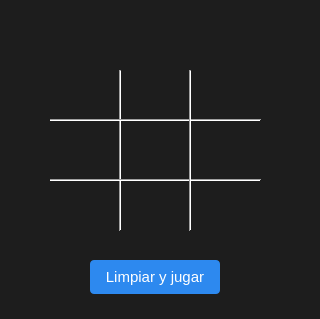
<?xml version="1.0" encoding="UTF-8"?>
<ui version="4.0">
 <class>MainWindow</class>
 <widget class="QMainWindow" name="MainWindow">
  <property name="geometry">
   <rect>
    <x>0</x>
    <y>0</y>
    <width>320</width>
    <height>319</height>
   </rect>
  </property>
  <property name="windowTitle">
   <string>TaTeTi - Facundo</string>
  </property>
  <property name="styleSheet">
   <string notr="true">QWidget#centralwidget{
background: #1d1d1d;
}

QPushButton{
background-color: transparent;
border: none;
color: white;
font-size: 24px;
}

QPushButton#btnComenzar{
background: #2d89ef;
border-radius: 4px;
font-size: 15px;
}

QPushButton#btnComenzar:hover{
background: #2b5797;
}
</string>
  </property>
  <widget class="QWidget" name="centralwidget">
   <widget class="Line" name="line">
    <property name="geometry">
     <rect>
      <x>110</x>
      <y>70</y>
      <width>20</width>
      <height>161</height>
     </rect>
    </property>
    <property name="orientation">
     <enum>Qt::Vertical</enum>
    </property>
   </widget>
   <widget class="Line" name="line_3">
    <property name="geometry">
     <rect>
      <x>50</x>
      <y>110</y>
      <width>211</width>
      <height>20</height>
     </rect>
    </property>
    <property name="orientation">
     <enum>Qt::Horizontal</enum>
    </property>
   </widget>
   <widget class="Line" name="line_4">
    <property name="geometry">
     <rect>
      <x>50</x>
      <y>170</y>
      <width>211</width>
      <height>20</height>
     </rect>
    </property>
    <property name="orientation">
     <enum>Qt::Horizontal</enum>
    </property>
   </widget>
   <widget class="Line" name="line_2">
    <property name="geometry">
     <rect>
      <x>180</x>
      <y>70</y>
      <width>20</width>
      <height>161</height>
     </rect>
    </property>
    <property name="orientation">
     <enum>Qt::Vertical</enum>
    </property>
   </widget>
   <widget class="QPushButton" name="btn3">
    <property name="geometry">
     <rect>
      <x>200</x>
      <y>70</y>
      <width>51</width>
      <height>41</height>
     </rect>
    </property>
    <property name="cursor">
     <cursorShape>PointingHandCursor</cursorShape>
    </property>
    <property name="text">
     <string/>
    </property>
   </widget>
   <widget class="QPushButton" name="btn2">
    <property name="geometry">
     <rect>
      <x>130</x>
      <y>70</y>
      <width>51</width>
      <height>41</height>
     </rect>
    </property>
    <property name="cursor">
     <cursorShape>PointingHandCursor</cursorShape>
    </property>
    <property name="text">
     <string/>
    </property>
   </widget>
   <widget class="QPushButton" name="btn1">
    <property name="geometry">
     <rect>
      <x>60</x>
      <y>70</y>
      <width>51</width>
      <height>41</height>
     </rect>
    </property>
    <property name="cursor">
     <cursorShape>PointingHandCursor</cursorShape>
    </property>
    <property name="text">
     <string/>
    </property>
   </widget>
   <widget class="QPushButton" name="btn4">
    <property name="geometry">
     <rect>
      <x>60</x>
      <y>130</y>
      <width>51</width>
      <height>41</height>
     </rect>
    </property>
    <property name="cursor">
     <cursorShape>PointingHandCursor</cursorShape>
    </property>
    <property name="text">
     <string/>
    </property>
   </widget>
   <widget class="QPushButton" name="btn7">
    <property name="geometry">
     <rect>
      <x>60</x>
      <y>190</y>
      <width>51</width>
      <height>41</height>
     </rect>
    </property>
    <property name="cursor">
     <cursorShape>PointingHandCursor</cursorShape>
    </property>
    <property name="text">
     <string/>
    </property>
   </widget>
   <widget class="QPushButton" name="btn8">
    <property name="geometry">
     <rect>
      <x>130</x>
      <y>190</y>
      <width>51</width>
      <height>41</height>
     </rect>
    </property>
    <property name="cursor">
     <cursorShape>PointingHandCursor</cursorShape>
    </property>
    <property name="text">
     <string/>
    </property>
   </widget>
   <widget class="QPushButton" name="btn9">
    <property name="geometry">
     <rect>
      <x>200</x>
      <y>190</y>
      <width>51</width>
      <height>41</height>
     </rect>
    </property>
    <property name="cursor">
     <cursorShape>PointingHandCursor</cursorShape>
    </property>
    <property name="text">
     <string/>
    </property>
   </widget>
   <widget class="QPushButton" name="btn6">
    <property name="geometry">
     <rect>
      <x>200</x>
      <y>130</y>
      <width>51</width>
      <height>41</height>
     </rect>
    </property>
    <property name="cursor">
     <cursorShape>PointingHandCursor</cursorShape>
    </property>
    <property name="text">
     <string/>
    </property>
   </widget>
   <widget class="QPushButton" name="btn5">
    <property name="geometry">
     <rect>
      <x>130</x>
      <y>130</y>
      <width>51</width>
      <height>41</height>
     </rect>
    </property>
    <property name="cursor">
     <cursorShape>PointingHandCursor</cursorShape>
    </property>
    <property name="text">
     <string/>
    </property>
   </widget>
   <widget class="QPushButton" name="btnComenzar">
    <property name="geometry">
     <rect>
      <x>90</x>
      <y>260</y>
      <width>130</width>
      <height>34</height>
     </rect>
    </property>
    <property name="cursor">
     <cursorShape>PointingHandCursor</cursorShape>
    </property>
    <property name="text">
     <string>Limpiar y jugar</string>
    </property>
   </widget>
  </widget>
 </widget>
 <resources/>
 <connections/>
</ui>
